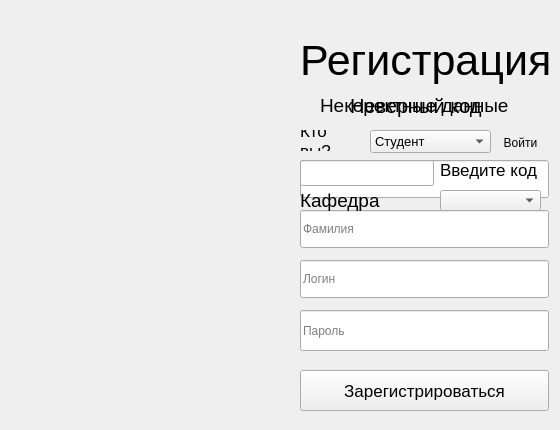
   <widget class="QWidget" name="registration">
    <widget class="QLabel" name="r_header">
     <property name="geometry">
      <rect>
       <x>300</x>
       <y>0</y>
       <width>251</width>
       <height>121</height>
      </rect>
     </property>
     <property name="font">
      <font>
       <family>Cantarell</family>
       <pointsize>32</pointsize>
      </font>
     </property>
     <property name="text">
      <string>Регистрация</string>
     </property>
    </widget>
    <widget class="QComboBox" name="r_box_role">
     <property name="geometry">
      <rect>
       <x>370</x>
       <y>130</y>
       <width>121</width>
       <height>23</height>
      </rect>
     </property>
     <property name="font">
      <font>
       <family>Cantarell</family>
       <pointsize>10</pointsize>
      </font>
     </property>
     <item>
      <property name="text">
       <string>Студент</string>
      </property>
     </item>
     <item>
      <property name="text">
       <string>Преподаватель</string>
      </property>
     </item>
     <item>
      <property name="text">
       <string>Администратор</string>
      </property>
     </item>
    </widget>
    <widget class="QPushButton" name="r_auth_link">
     <property name="geometry">
      <rect>
       <x>490</x>
       <y>130</y>
       <width>61</width>
       <height>25</height>
      </rect>
     </property>
     <property name="text">
      <string>Войти</string>
     </property>
     <property name="flat">
      <bool>true</bool>
     </property>
    </widget>
    <widget class="QLabel" name="r_wcode_label">
     <property name="geometry">
      <rect>
       <x>350</x>
       <y>90</y>
       <width>141</width>
       <height>31</height>
      </rect>
     </property>
     <property name="palette">
      <palette>
       <active>
        <colorrole role="WindowText">
         <brush brushstyle="SolidPattern">
          <color alpha="255">
           <red>0</red>
           <green>0</green>
           <blue>0</blue>
          </color>
         </brush>
        </colorrole>
        <colorrole role="Button">
         <brush brushstyle="SolidPattern">
          <color alpha="255">
           <red>255</red>
           <green>255</green>
           <blue>255</blue>
          </color>
         </brush>
        </colorrole>
        <colorrole role="Light">
         <brush brushstyle="SolidPattern">
          <color alpha="255">
           <red>255</red>
           <green>255</green>
           <blue>255</blue>
          </color>
         </brush>
        </colorrole>
        <colorrole role="Midlight">
         <brush brushstyle="SolidPattern">
          <color alpha="255">
           <red>255</red>
           <green>255</green>
           <blue>255</blue>
          </color>
         </brush>
        </colorrole>
        <colorrole role="Dark">
         <brush brushstyle="SolidPattern">
          <color alpha="255">
           <red>127</red>
           <green>127</green>
           <blue>127</blue>
          </color>
         </brush>
        </colorrole>
        <colorrole role="Mid">
         <brush brushstyle="SolidPattern">
          <color alpha="255">
           <red>170</red>
           <green>170</green>
           <blue>170</blue>
          </color>
         </brush>
        </colorrole>
        <colorrole role="Text">
         <brush brushstyle="SolidPattern">
          <color alpha="255">
           <red>0</red>
           <green>0</green>
           <blue>0</blue>
          </color>
         </brush>
        </colorrole>
        <colorrole role="BrightText">
         <brush brushstyle="SolidPattern">
          <color alpha="255">
           <red>255</red>
           <green>255</green>
           <blue>255</blue>
          </color>
         </brush>
        </colorrole>
        <colorrole role="ButtonText">
         <brush brushstyle="SolidPattern">
          <color alpha="255">
           <red>0</red>
           <green>0</green>
           <blue>0</blue>
          </color>
         </brush>
        </colorrole>
        <colorrole role="Base">
         <brush brushstyle="SolidPattern">
          <color alpha="255">
           <red>255</red>
           <green>255</green>
           <blue>255</blue>
          </color>
         </brush>
        </colorrole>
        <colorrole role="Window">
         <brush brushstyle="SolidPattern">
          <color alpha="255">
           <red>255</red>
           <green>255</green>
           <blue>255</blue>
          </color>
         </brush>
        </colorrole>
        <colorrole role="Shadow">
         <brush brushstyle="SolidPattern">
          <color alpha="255">
           <red>0</red>
           <green>0</green>
           <blue>0</blue>
          </color>
         </brush>
        </colorrole>
        <colorrole role="AlternateBase">
         <brush brushstyle="SolidPattern">
          <color alpha="255">
           <red>255</red>
           <green>255</green>
           <blue>255</blue>
          </color>
         </brush>
        </colorrole>
        <colorrole role="ToolTipBase">
         <brush brushstyle="SolidPattern">
          <color alpha="255">
           <red>255</red>
           <green>255</green>
           <blue>220</blue>
          </color>
         </brush>
        </colorrole>
        <colorrole role="ToolTipText">
         <brush brushstyle="SolidPattern">
          <color alpha="255">
           <red>0</red>
           <green>0</green>
           <blue>0</blue>
          </color>
         </brush>
        </colorrole>
        <colorrole role="PlaceholderText">
         <brush brushstyle="SolidPattern">
          <color alpha="128">
           <red>0</red>
           <green>0</green>
           <blue>0</blue>
          </color>
         </brush>
        </colorrole>
       </active>
       <inactive>
        <colorrole role="WindowText">
         <brush brushstyle="SolidPattern">
          <color alpha="255">
           <red>0</red>
           <green>0</green>
           <blue>0</blue>
          </color>
         </brush>
        </colorrole>
        <colorrole role="Button">
         <brush brushstyle="SolidPattern">
          <color alpha="255">
           <red>255</red>
           <green>255</green>
           <blue>255</blue>
          </color>
         </brush>
        </colorrole>
        <colorrole role="Light">
         <brush brushstyle="SolidPattern">
          <color alpha="255">
           <red>255</red>
           <green>255</green>
           <blue>255</blue>
          </color>
         </brush>
        </colorrole>
        <colorrole role="Midlight">
         <brush brushstyle="SolidPattern">
          <color alpha="255">
           <red>255</red>
           <green>255</green>
           <blue>255</blue>
          </color>
         </brush>
        </colorrole>
        <colorrole role="Dark">
         <brush brushstyle="SolidPattern">
          <color alpha="255">
           <red>127</red>
           <green>127</green>
           <blue>127</blue>
          </color>
         </brush>
        </colorrole>
        <colorrole role="Mid">
         <brush brushstyle="SolidPattern">
          <color alpha="255">
           <red>170</red>
           <green>170</green>
           <blue>170</blue>
          </color>
         </brush>
        </colorrole>
        <colorrole role="Text">
         <brush brushstyle="SolidPattern">
          <color alpha="255">
           <red>0</red>
           <green>0</green>
           <blue>0</blue>
          </color>
         </brush>
        </colorrole>
        <colorrole role="BrightText">
         <brush brushstyle="SolidPattern">
          <color alpha="255">
           <red>255</red>
           <green>255</green>
           <blue>255</blue>
          </color>
         </brush>
        </colorrole>
        <colorrole role="ButtonText">
         <brush brushstyle="SolidPattern">
          <color alpha="255">
           <red>0</red>
           <green>0</green>
           <blue>0</blue>
          </color>
         </brush>
        </colorrole>
        <colorrole role="Base">
         <brush brushstyle="SolidPattern">
          <color alpha="255">
           <red>255</red>
           <green>255</green>
           <blue>255</blue>
          </color>
         </brush>
        </colorrole>
        <colorrole role="Window">
         <brush brushstyle="SolidPattern">
          <color alpha="255">
           <red>255</red>
           <green>255</green>
           <blue>255</blue>
          </color>
         </brush>
        </colorrole>
        <colorrole role="Shadow">
         <brush brushstyle="SolidPattern">
          <color alpha="255">
           <red>0</red>
           <green>0</green>
           <blue>0</blue>
          </color>
         </brush>
        </colorrole>
        <colorrole role="AlternateBase">
         <brush brushstyle="SolidPattern">
          <color alpha="255">
           <red>255</red>
           <green>255</green>
           <blue>255</blue>
          </color>
         </brush>
        </colorrole>
        <colorrole role="ToolTipBase">
         <brush brushstyle="SolidPattern">
          <color alpha="255">
           <red>255</red>
           <green>255</green>
           <blue>220</blue>
          </color>
         </brush>
        </colorrole>
        <colorrole role="ToolTipText">
         <brush brushstyle="SolidPattern">
          <color alpha="255">
           <red>0</red>
           <green>0</green>
           <blue>0</blue>
          </color>
         </brush>
        </colorrole>
        <colorrole role="PlaceholderText">
         <brush brushstyle="SolidPattern">
          <color alpha="128">
           <red>0</red>
           <green>0</green>
           <blue>0</blue>
          </color>
         </brush>
        </colorrole>
       </inactive>
       <disabled>
        <colorrole role="WindowText">
         <brush brushstyle="SolidPattern">
          <color alpha="255">
           <red>127</red>
           <green>127</green>
           <blue>127</blue>
          </color>
         </brush>
        </colorrole>
        <colorrole role="Button">
         <brush brushstyle="SolidPattern">
          <color alpha="255">
           <red>255</red>
           <green>255</green>
           <blue>255</blue>
          </color>
         </brush>
        </colorrole>
        <colorrole role="Light">
         <brush brushstyle="SolidPattern">
          <color alpha="255">
           <red>255</red>
           <green>255</green>
           <blue>255</blue>
          </color>
         </brush>
        </colorrole>
        <colorrole role="Midlight">
         <brush brushstyle="SolidPattern">
          <color alpha="255">
           <red>255</red>
           <green>255</green>
           <blue>255</blue>
          </color>
         </brush>
        </colorrole>
        <colorrole role="Dark">
         <brush brushstyle="SolidPattern">
          <color alpha="255">
           <red>127</red>
           <green>127</green>
           <blue>127</blue>
          </color>
         </brush>
        </colorrole>
        <colorrole role="Mid">
         <brush brushstyle="SolidPattern">
          <color alpha="255">
           <red>170</red>
           <green>170</green>
           <blue>170</blue>
          </color>
         </brush>
        </colorrole>
        <colorrole role="Text">
         <brush brushstyle="SolidPattern">
          <color alpha="255">
           <red>127</red>
           <green>127</green>
           <blue>127</blue>
          </color>
         </brush>
        </colorrole>
        <colorrole role="BrightText">
         <brush brushstyle="SolidPattern">
          <color alpha="255">
           <red>255</red>
           <green>255</green>
           <blue>255</blue>
          </color>
         </brush>
        </colorrole>
        <colorrole role="ButtonText">
         <brush brushstyle="SolidPattern">
          <color alpha="255">
           <red>127</red>
           <green>127</green>
           <blue>127</blue>
          </color>
         </brush>
        </colorrole>
        <colorrole role="Base">
         <brush brushstyle="SolidPattern">
          <color alpha="255">
           <red>255</red>
           <green>255</green>
           <blue>255</blue>
          </color>
         </brush>
        </colorrole>
        <colorrole role="Window">
         <brush brushstyle="SolidPattern">
          <color alpha="255">
           <red>255</red>
           <green>255</green>
           <blue>255</blue>
          </color>
         </brush>
        </colorrole>
        <colorrole role="Shadow">
         <brush brushstyle="SolidPattern">
          <color alpha="255">
           <red>0</red>
           <green>0</green>
           <blue>0</blue>
          </color>
         </brush>
        </colorrole>
        <colorrole role="AlternateBase">
         <brush brushstyle="SolidPattern">
          <color alpha="255">
           <red>255</red>
           <green>255</green>
           <blue>255</blue>
          </color>
         </brush>
        </colorrole>
        <colorrole role="ToolTipBase">
         <brush brushstyle="SolidPattern">
          <color alpha="255">
           <red>255</red>
           <green>255</green>
           <blue>220</blue>
          </color>
         </brush>
        </colorrole>
        <colorrole role="ToolTipText">
         <brush brushstyle="SolidPattern">
          <color alpha="255">
           <red>0</red>
           <green>0</green>
           <blue>0</blue>
          </color>
         </brush>
        </colorrole>
        <colorrole role="PlaceholderText">
         <brush brushstyle="SolidPattern">
          <color alpha="128">
           <red>0</red>
           <green>0</green>
           <blue>0</blue>
          </color>
         </brush>
        </colorrole>
       </disabled>
      </palette>
     </property>
     <property name="font">
      <font>
       <family>Cantarell</family>
       <pointsize>15</pointsize>
      </font>
     </property>
     <property name="text">
      <string>Неверный код</string>
     </property>
     <property name="wordWrap">
      <bool>true</bool>
     </property>
    </widget>
    <widget class="QLabel" name="r_wdata_label">
     <property name="geometry">
      <rect>
       <x>320</x>
       <y>90</y>
       <width>201</width>
       <height>31</height>
      </rect>
     </property>
     <property name="font">
      <font>
       <pointsize>14</pointsize>
      </font>
     </property>
     <property name="text">
      <string>Некоректные данные</string>
     </property>
     <property name="wordWrap">
      <bool>false</bool>
     </property>
    </widget>
    <widget class="QLabel" name="label">
     <property name="geometry">
      <rect>
       <x>300</x>
       <y>130</y>
       <width>61</width>
       <height>21</height>
      </rect>
     </property>
     <property name="font">
      <font>
       <family>Cantarell</family>
       <pointsize>13</pointsize>
      </font>
     </property>
     <property name="text">
      <string>Кто вы?</string>
     </property>
     <property name="wordWrap">
      <bool>true</bool>
     </property>
    </widget>
    <widget class="QWidget" name="r_input_widget" native="true">
     <property name="geometry">
      <rect>
       <x>300</x>
       <y>160</y>
       <width>251</width>
       <height>261</height>
      </rect>
     </property>
     <widget class="QLineEdit" name="r_login_edit">
      <property name="geometry">
       <rect>
        <x>0</x>
        <y>100</y>
        <width>249</width>
        <height>38</height>
       </rect>
      </property>
      <property name="sizePolicy">
       <sizepolicy hsizetype="Expanding" vsizetype="Expanding">
        <horstretch>0</horstretch>
        <verstretch>0</verstretch>
       </sizepolicy>
      </property>
      <property name="placeholderText">
       <string>Логин</string>
      </property>
     </widget>
     <widget class="QLineEdit" name="r_password_edit">
      <property name="enabled">
       <bool>true</bool>
      </property>
      <property name="geometry">
       <rect>
        <x>0</x>
        <y>150</y>
        <width>249</width>
        <height>41</height>
       </rect>
      </property>
      <property name="sizePolicy">
       <sizepolicy hsizetype="Expanding" vsizetype="Expanding">
        <horstretch>0</horstretch>
        <verstretch>0</verstretch>
       </sizepolicy>
      </property>
      <property name="placeholderText">
       <string>Пароль</string>
      </property>
     </widget>
     <widget class="QPushButton" name="r_registration_button">
      <property name="geometry">
       <rect>
        <x>0</x>
        <y>210</y>
        <width>249</width>
        <height>41</height>
       </rect>
      </property>
      <property name="sizePolicy">
       <sizepolicy hsizetype="Minimum" vsizetype="Expanding">
        <horstretch>0</horstretch>
        <verstretch>0</verstretch>
       </sizepolicy>
      </property>
      <property name="font">
       <font>
        <pointsize>13</pointsize>
       </font>
      </property>
      <property name="text">
       <string>Зарегистрироваться</string>
      </property>
     </widget>
     <widget class="QLineEdit" name="r_name_edit">
      <property name="geometry">
       <rect>
        <x>0</x>
        <y>0</y>
        <width>249</width>
        <height>38</height>
       </rect>
      </property>
      <property name="sizePolicy">
       <sizepolicy hsizetype="Expanding" vsizetype="Expanding">
        <horstretch>0</horstretch>
        <verstretch>0</verstretch>
       </sizepolicy>
      </property>
      <property name="placeholderText">
       <string>Имя</string>
      </property>
     </widget>
     <widget class="QLineEdit" name="r_surname_edit">
      <property name="geometry">
       <rect>
        <x>0</x>
        <y>50</y>
        <width>249</width>
        <height>38</height>
       </rect>
      </property>
      <property name="sizePolicy">
       <sizepolicy hsizetype="Expanding" vsizetype="Expanding">
        <horstretch>0</horstretch>
        <verstretch>0</verstretch>
       </sizepolicy>
      </property>
      <property name="placeholderText">
       <string>Фамилия</string>
      </property>
     </widget>
    </widget>
    <widget class="QWidget" name="r_code_widget" native="true">
     <property name="geometry">
      <rect>
       <x>300</x>
       <y>160</y>
       <width>241</width>
       <height>31</height>
      </rect>
     </property>
     <widget class="QLineEdit" name="r_code_edit">
      <property name="geometry">
       <rect>
        <x>0</x>
        <y>0</y>
        <width>134</width>
        <height>26</height>
       </rect>
      </property>
     </widget>
     <widget class="QLabel" name="r_code_label">
      <property name="geometry">
       <rect>
        <x>140</x>
        <y>0</y>
        <width>101</width>
        <height>21</height>
       </rect>
      </property>
      <property name="font">
       <font>
        <family>Cantarell</family>
        <pointsize>13</pointsize>
       </font>
      </property>
      <property name="text">
       <string>Введите код</string>
      </property>
      <property name="scaledContents">
       <bool>true</bool>
      </property>
      <property name="alignment">
       <set>Qt::AlignLeading|Qt::AlignLeft|Qt::AlignTop</set>
      </property>
     </widget>
    </widget>
    <widget class="QWidget" name="r_faculty_widget" native="true">
     <property name="geometry">
      <rect>
       <x>300</x>
       <y>190</y>
       <width>251</width>
       <height>31</height>
      </rect>
     </property>
     <widget class="QLabel" name="r_faculty_label">
      <property name="geometry">
       <rect>
        <x>0</x>
        <y>0</y>
        <width>81</width>
        <height>21</height>
       </rect>
      </property>
      <property name="font">
       <font>
        <family>Cantarell</family>
        <pointsize>14</pointsize>
       </font>
      </property>
      <property name="text">
       <string>Кафедра</string>
      </property>
     </widget>
     <widget class="QComboBox" name="r_faculty_box">
      <property name="geometry">
       <rect>
        <x>140</x>
        <y>0</y>
        <width>101</width>
        <height>21</height>
       </rect>
      </property>
     </widget>
    </widget>
   </widget>
